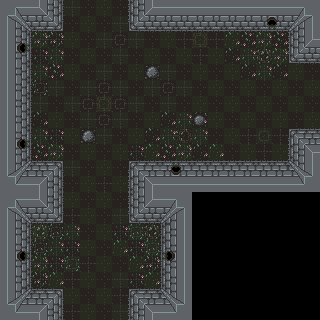

This is a level from a 2D game, rendered from its Tiled map with the project's own tilesets. A one-line summary and the complete map file follow:
An orthogonal 20x20 tile map with 16x16 px tiles, 1 tile layer (Tile Layer 1).

<map version="1.2" tiledversion="1.2.3" orientation="orthogonal" renderorder="right-down" width="20" height="20" tilewidth="16" tileheight="16" infinite="0" nextlayerid="2" nextobjectid="1">
 <tileset firstgid="1" source="Basic Tileset Inside.tsx" />
 <layer id="1" name="Tile Layer 1" width="20" height="20">
  <data encoding="csv">
1,2,39,40,92,81,91,81,37,38,41,41,41,41,41,41,41,41,3,4,
17,18,55,56,81,91,81,92,53,54,9,9,9,9,9,9,11,12,19,20,
57,13,96,86,91,81,92,66,92,81,91,82,75,82,93,85,96,85,37,38,
57,29,84,94,81,91,81,92,81,91,81,91,82,91,83,94,69,96,53,54,
57,25,94,85,91,81,92,81,91,97,92,81,91,81,91,83,94,83,91,81,
57,25,68,92,81,92,66,92,81,92,66,92,81,91,81,91,81,91,81,91,
57,25,92,81,92,66,75,66,92,81,92,81,91,81,91,81,91,81,91,81,
57,25,83,91,81,92,66,92,81,91,83,94,98,91,81,91,81,91,81,91,
57,13,94,84,91,97,92,81,91,83,94,67,94,81,91,82,76,82,5,6,
57,29,85,96,81,91,81,91,84,93,85,96,83,93,81,91,82,91,21,22,
33,34,7,8,92,81,91,81,5,6,27,28,26,26,26,26,26,26,35,36,
49,50,23,24,81,91,82,91,21,22,58,58,58,58,58,58,58,58,51,52,
1,2,39,40,91,81,91,81,37,38,3,4,88,88,88,88,88,88,88,88,
17,18,55,56,82,91,81,92,53,54,19,20,88,88,88,88,88,88,88,88,
57,25,79,70,94,81,91,84,80,69,10,42,88,88,88,88,88,88,88,88,
57,13,70,94,84,91,81,93,84,80,14,42,88,88,88,88,88,88,88,88,
57,29,96,84,78,82,91,81,93,86,30,42,88,88,88,88,88,88,88,88,
57,25,86,93,82,91,81,92,84,93,10,42,88,88,88,88,88,88,88,88,
33,34,7,8,91,81,91,82,5,26,35,36,88,88,88,88,88,88,88,88,
49,50,23,24,82,91,81,92,21,22,51,52,88,88,88,88,88,88,88,88
</data>
 </layer>
</map>